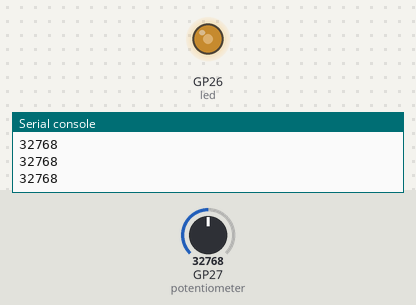
This program was run on a simulated Raspberry Pi Pico running MicroPython. Parts: output pins drawn as LEDs (lit = HIGH), the last lines printed to the serial console. The inputs (shaded band) are chosen by the test bench; at power-on: GP27 (potentiometer) = 32768 (analog values on the 0–65535 scale).

Above: at 1.2 s.
1.3 s: GP27 (potentiometer) set to 45874
At 2.6 s:
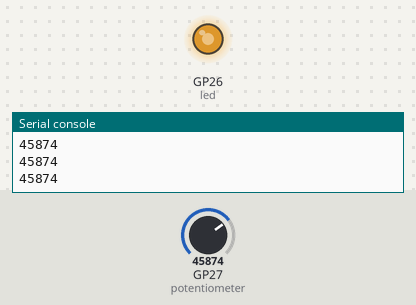
2.9 s: GP27 (potentiometer) set to 57670
At 3.9 s:
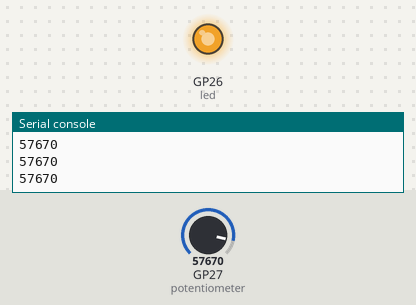
4.5 s: GP27 (potentiometer) set to 7864
At 5.2 s:
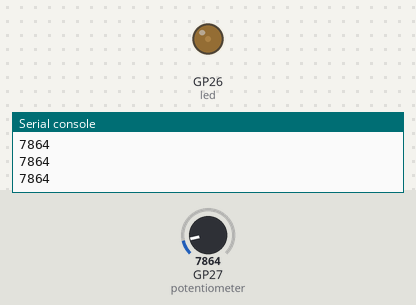
6.1 s: GP27 (potentiometer) set to 0
At 6.5 s:
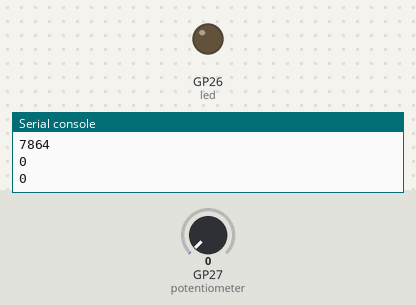
Timing chart, 0 to 8.7 s (numbered marks = the images above; inputs shaded):
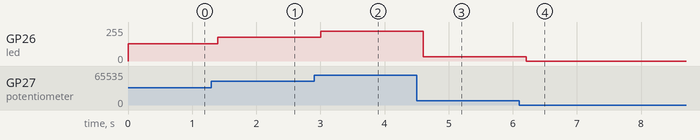

Measured:
- after the input at 1.3 s, GP26 (led): 128/255 → 178/255 after 0.10 s
- after the input at 2.9 s, GP26 (led): 178/255 → 224/255 after 0.10 s
- after the input at 4.5 s, GP26 (led): 224/255 → 31/255 after 0.10 s
- after the input at 6.1 s, GP26 (led): 31/255 → 0/255 after 0.11 s

The program:

Lab5-2.py
```python
#Include the library files
from machine import ADC, Pin,PWM
from time import sleep

led = PWM(Pin(26))#Include the LED pin
potentiometer = ADC(27)#Include the potentiometer pin
led.freq(1000)#Set the frequency

while True:
    value = potentiometer.read_u16()#Get the values
    print(value)#Print value on the shell
    led.duty_u16(value)#Turn the LED ON and OFF
    sleep(0.2)#Set the delay time
```
